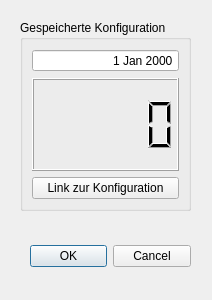
<?xml version="1.0" encoding="UTF-8"?>
<ui version="4.0">
 <class>Dialog</class>
 <widget class="QDialog" name="Dialog">
  <property name="geometry">
   <rect>
    <x>0</x>
    <y>0</y>
    <width>212</width>
    <height>300</height>
   </rect>
  </property>
  <property name="windowTitle">
   <string>Dialog</string>
  </property>
  <widget class="QDialogButtonBox" name="buttonBox">
   <property name="geometry">
    <rect>
     <x>30</x>
     <y>240</y>
     <width>161</width>
     <height>32</height>
    </rect>
   </property>
   <property name="orientation">
    <enum>Qt::Horizontal</enum>
   </property>
   <property name="standardButtons">
    <set>QDialogButtonBox::Cancel|QDialogButtonBox::Ok</set>
   </property>
  </widget>
  <widget class="QGroupBox" name="SavedConfig">
   <property name="enabled">
    <bool>true</bool>
   </property>
   <property name="geometry">
    <rect>
     <x>20</x>
     <y>20</y>
     <width>171</width>
     <height>191</height>
    </rect>
   </property>
   <property name="autoFillBackground">
    <bool>false</bool>
   </property>
   <property name="title">
    <string>Gespeicherte Konfiguration</string>
   </property>
   <property name="flat">
    <bool>false</bool>
   </property>
   <property name="checkable">
    <bool>false</bool>
   </property>
   <property name="checked">
    <bool>false</bool>
   </property>
   <layout class="QVBoxLayout" name="verticalLayout_3">
    <item>
     <widget class="QDateEdit" name="Datum">
      <property name="enabled">
       <bool>true</bool>
      </property>
      <property name="frame">
       <bool>true</bool>
      </property>
      <property name="alignment">
       <set>Qt::AlignRight|Qt::AlignTrailing|Qt::AlignVCenter</set>
      </property>
      <property name="readOnly">
       <bool>true</bool>
      </property>
      <property name="buttonSymbols">
       <enum>QAbstractSpinBox::NoButtons</enum>
      </property>
     </widget>
    </item>
    <item>
     <widget class="QLCDNumber" name="ConfigKosten">
      <property name="enabled">
       <bool>true</bool>
      </property>
     </widget>
    </item>
    <item>
     <widget class="QPushButton" name="Link">
      <property name="enabled">
       <bool>true</bool>
      </property>
      <property name="text">
       <string>Link zur Konfiguration</string>
      </property>
     </widget>
    </item>
   </layout>
  </widget>
 </widget>
 <resources/>
 <connections>
  <connection>
   <sender>buttonBox</sender>
   <signal>accepted()</signal>
   <receiver>Dialog</receiver>
   <slot>accept()</slot>
   <hints>
    <hint type="sourcelabel">
     <x>248</x>
     <y>254</y>
    </hint>
    <hint type="destinationlabel">
     <x>157</x>
     <y>274</y>
    </hint>
   </hints>
  </connection>
  <connection>
   <sender>buttonBox</sender>
   <signal>rejected()</signal>
   <receiver>Dialog</receiver>
   <slot>reject()</slot>
   <hints>
    <hint type="sourcelabel">
     <x>316</x>
     <y>260</y>
    </hint>
    <hint type="destinationlabel">
     <x>286</x>
     <y>274</y>
    </hint>
   </hints>
  </connection>
 </connections>
</ui>
